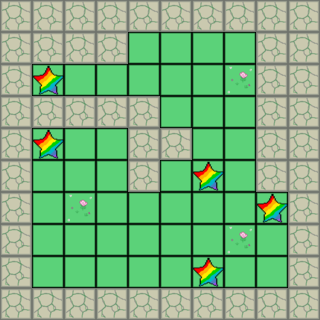

This game map was drawn from its Tiled (.tmx) file and the tilesets committed beside it. A one-line description and the full map source follow:
An orthogonal 10x10 tile map with 32x32 px tiles, 3 tile layers (Floor, Checkpoint, Wall), 5 tilesets and 7 objects (6x Box, Player).

<map version="1.10" tiledversion="1.11.2" orientation="orthogonal" renderorder="right-down" width="10" height="10" tilewidth="32" tileheight="32" infinite="0" nextlayerid="6" nextobjectid="13">
 <tileset firstgid="1" source="grass.tsx" />
 <tileset firstgid="7" source="wall.tsx" />
 <tileset firstgid="8" source="charactor.tsx" />
 <tileset firstgid="9" source="box.tsx" />
 <tileset firstgid="10" source="star.tsx" />
 <layer id="1" name="Floor" width="10" height="10">
  <data encoding="csv">
1,0,0,0,0,0,0,0,0,0,
0,1,1,1,1,1,1,1,1,0,
0,1,1,1,1,1,1,2,1,0,
0,1,1,2,1,1,1,1,1,0,
0,1,1,1,1,1,1,1,1,0,
0,1,1,1,1,1,1,1,1,0,
0,1,2,1,1,1,1,1,1,0,
0,1,1,1,1,1,1,2,1,0,
0,1,1,1,1,1,1,1,1,0,
0,0,0,0,0,0,0,0,0,0
</data>
 </layer>
 <layer id="5" name="Checkpoint" width="10" height="10" offsetx="0.395355" offsety="-0.395355">
  <data encoding="csv">
0,0,0,0,0,0,0,0,0,0,
0,0,0,0,0,0,0,0,0,0,
0,10,0,0,0,0,0,0,0,0,
0,0,0,0,0,0,0,0,0,0,
0,10,0,0,0,0,0,0,0,0,
0,0,0,0,0,0,10,0,0,0,
0,0,0,0,0,0,0,0,10,0,
0,0,0,0,0,0,0,0,0,0,
0,0,0,0,0,0,10,0,0,0,
0,0,0,0,0,0,0,0,0,0
</data>
 </layer>
 <layer id="2" name="Wall" width="10" height="10">
  <data encoding="csv">
7,7,7,7,7,7,7,7,7,7,
7,7,7,7,0,0,0,0,7,7,
7,0,0,0,0,0,0,0,7,7,
7,7,7,7,7,0,0,0,7,7,
7,0,0,0,7,7,0,0,7,7,
7,0,0,0,7,0,0,0,7,7,
7,0,0,0,0,0,0,0,0,7,
7,0,0,0,0,0,0,0,0,7,
7,0,0,0,0,0,0,0,0,7,
7,7,7,7,7,7,7,7,7,7
</data>
 </layer>
 <objectgroup id="4" name="Box">
  <object id="5" name="Box" gid="9" x="128" y="96" width="32" height="32" />
  <object id="6" name="Box" gid="9" x="192" y="128" width="32" height="32" />
  <object id="8" name="Box" gid="9" x="32" y="224" width="32" height="32" />
  <object id="9" name="Box" gid="9" x="160" y="224" width="32" height="32" />
  <object id="11" name="Box" gid="9" x="192" y="224" width="32" height="32" />
  <object id="12" name="Box" gid="9" x="224" y="224" width="32" height="32" />
 </objectgroup>
 <objectgroup id="3" name="Player">
  <object id="1" name="Player" gid="8" x="95" y="96" width="32" height="32" />
 </objectgroup>
</map>
